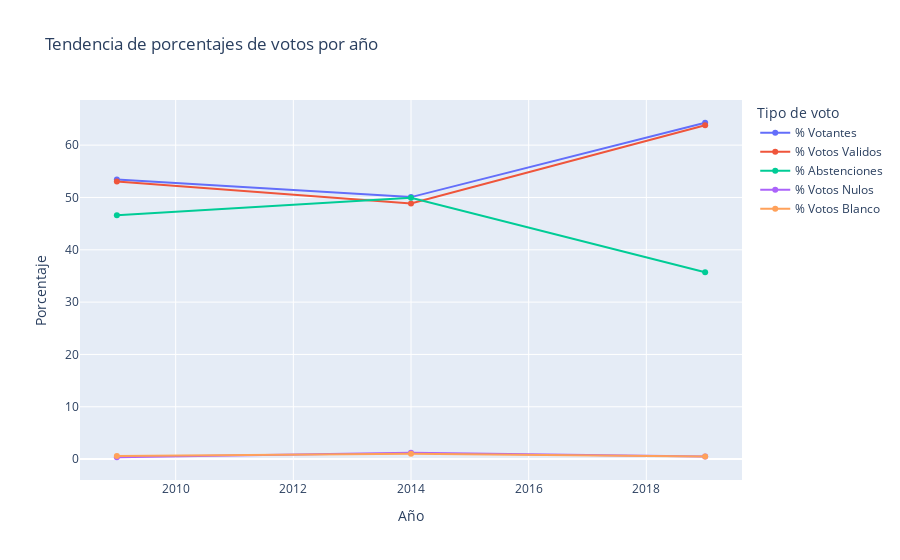

Notebook code cell kept with this figure:
### Code cell
px.line(stats_provincia_pivot, x="Año", y=["% Votantes","% Votos Validos","% Abstenciones", "% Votos Nulos", "% Votos Blanco"],
               facet_col="PROVINCIA", title="Tendencia de votos y abstención por provincia",
               labels={"value": "Cantidad", "variable": "Tipo de voto"},
               markers=True)

fig.show()

### Figure 1 — Plotly figure (JSON) as saved in the notebook; plotly's stock layout.template omitted (floating-point values rounded to 4 significant figures)
{"data": [{"hovertemplate": "Tipo de voto=% Votantes<br>Año=%{x}<br>Porcentaje=%{y}<extra></extra>", "legendgroup": "% Votantes", "line": {"color": "#636efa", "dash": "solid"}, "marker": {"symbol": "circle"}, "mode": "lines+markers", "name": "% Votantes", "orientation": "v", "showlegend": true, "type": "scatter", "x": [2009, 2014, 2019], "xaxis": "x", "y": [53.42, 50.07, 64.28], "yaxis": "y"}, {"hovertemplate": "Tipo de voto=% Votos Validos<br>Año=%{x}<br>Porcentaje=%{y}<extra></extra>", "legendgroup": "% Votos Validos", "line": {"color": "#EF553B", "dash": "solid"}, "marker": {"symbol": "circle"}, "mode": "lines+markers", "name": "% Votos Validos", "orientation": "v", "showlegend": true, "type": "scatter", "x": [2009, 2014, 2019], "xaxis": "x", "y": [53.07, 48.84, 63.79], "yaxis": "y"}, {"hovertemplate": "Tipo de voto=% Abstenciones<br>Año=%{x}<br>Porcentaje=%{y}<extra></extra>", "legendgroup": "% Abstenciones", "line": {"color": "#00cc96", "dash": "solid"}, "marker": {"symbol": "circle"}, "mode": "lines+markers", "name": "% Abstenciones", "orientation": "v", "showlegend": true, "type": "scatter", "x": [2009, 2014, 2019], "xaxis": "x", "y": [46.58, 49.93, 35.72], "yaxis": "y"}, {"hovertemplate": "Tipo de voto=% Votos Nulos<br>Año=%{x}<br>Porcentaje=%{y}<extra></extra>", "legendgroup": "% Votos Nulos", "line": {"color": "#ab63fa", "dash": "solid"}, "marker": {"symbol": "circle"}, "mode": "lines+markers", "name": "% Votos Nulos", "orientation": "v", "showlegend": true, "type": "scatter", "x": [2009, 2014, 2019], "xaxis": "x", "y": [0.35, 1.23, 0.49], "yaxis": "y"}, {"hovertemplate": "Tipo de voto=% Votos Blanco<br>Año=%{x}<br>Porcentaje=%{y}<extra></extra>", "legendgroup": "% Votos Blanco", "line": {"color": "#FFA15A", "dash": "solid"}, "marker": {"symbol": "circle"}, "mode": "lines+markers", "name": "% Votos Blanco", "orientation": "v", "showlegend": true, "type": "scatter", "x": [2009, 2014, 2019], "xaxis": "x", "y": [0.58, 1, 0.5], "yaxis": "y"}], "layout": {"legend": {"title": {"text": "Tipo de voto"}, "tracegroupgap": 0}, "title": {"text": "Tendencia de porcentajes de votos por año"}, "xaxis": {"anchor": "y", "domain": [0, 1], "title": {"text": "Año"}}, "yaxis": {"anchor": "x", "domain": [0, 1], "title": {"text": "Porcentaje"}}}}
